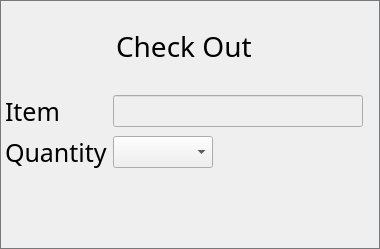
<?xml version="1.0" encoding="UTF-8"?>
<ui version="4.0">
 <class>CheckOutBox</class>
 <widget class="QDialog" name="CheckOutBox">
  <property name="geometry">
   <rect>
    <x>0</x>
    <y>0</y>
    <width>380</width>
    <height>249</height>
   </rect>
  </property>
  <property name="font">
   <font>
    <pointsize>19</pointsize>
   </font>
  </property>
  <property name="windowTitle">
   <string>Dialog</string>
  </property>
  <property name="styleSheet">
   <string notr="true">QDialog
{
	border: 1px solid #76797C;
}</string>
  </property>
  <layout class="QGridLayout" name="gridLayout">
   <property name="leftMargin">
    <number>5</number>
   </property>
   <property name="topMargin">
    <number>5</number>
   </property>
   <property name="rightMargin">
    <number>5</number>
   </property>
   <property name="bottomMargin">
    <number>5</number>
   </property>
   <item row="10" column="1">
    <widget class="QLabel" name="item_label">
     <property name="font">
      <font>
       <family>Cronus Round</family>
       <pointsize>19</pointsize>
       <weight>50</weight>
       <italic>false</italic>
       <bold>false</bold>
      </font>
     </property>
     <property name="text">
      <string>Item</string>
     </property>
    </widget>
   </item>
   <item row="18" column="1">
    <spacer name="verticalSpacer">
     <property name="orientation">
      <enum>Qt::Vertical</enum>
     </property>
     <property name="sizeType">
      <enum>QSizePolicy::Fixed</enum>
     </property>
     <property name="sizeHint" stdset="0">
      <size>
       <width>20</width>
       <height>20</height>
      </size>
     </property>
    </spacer>
   </item>
   <item row="19" column="1" colspan="4">
    <layout class="QHBoxLayout" name="horizontalLayout_1">
     <property name="spacing">
      <number>15</number>
     </property>
     <property name="topMargin">
      <number>0</number>
     </property>
     <item>
      <spacer name="horizontalSpacer">
       <property name="orientation">
        <enum>Qt::Horizontal</enum>
       </property>
       <property name="sizeHint" stdset="0">
        <size>
         <width>40</width>
         <height>20</height>
        </size>
       </property>
      </spacer>
     </item>
     <item>
      <widget class="TouchButton" name="accept_button">
       <property name="minimumSize">
        <size>
         <width>48</width>
         <height>48</height>
        </size>
       </property>
       <property name="maximumSize">
        <size>
         <width>48</width>
         <height>48</height>
        </size>
       </property>
       <property name="styleSheet">
        <string notr="true">background-color: transparent;
border: 0;</string>
       </property>
       <property name="text">
        <string/>
       </property>
       <property name="icon">
        <iconset resource="../Resource_BY.qrc">
         <normaloff>:/Icons/Icons/GreenCheckIcon_Finished.png</normaloff>:/Icons/Icons/GreenCheckIcon_Finished.png</iconset>
       </property>
       <property name="iconSize">
        <size>
         <width>48</width>
         <height>48</height>
        </size>
       </property>
      </widget>
     </item>
     <item>
      <widget class="TouchButton" name="cancel_button">
       <property name="minimumSize">
        <size>
         <width>48</width>
         <height>48</height>
        </size>
       </property>
       <property name="maximumSize">
        <size>
         <width>48</width>
         <height>48</height>
        </size>
       </property>
       <property name="styleSheet">
        <string notr="true">background-color: transparent;
border: 0;</string>
       </property>
       <property name="text">
        <string/>
       </property>
       <property name="icon">
        <iconset resource="../Resource_BY.qrc">
         <normaloff>:/Icons/Icons/RedCancelIcon_Finished.png</normaloff>:/Icons/Icons/RedCancelIcon_Finished.png</iconset>
       </property>
       <property name="iconSize">
        <size>
         <width>48</width>
         <height>48</height>
        </size>
       </property>
      </widget>
     </item>
    </layout>
   </item>
   <item row="11" column="1">
    <widget class="QLabel" name="qty_label">
     <property name="font">
      <font>
       <family>Cronus Round</family>
       <pointsize>19</pointsize>
      </font>
     </property>
     <property name="text">
      <string>Quantity</string>
     </property>
    </widget>
   </item>
   <item row="9" column="1" colspan="2" alignment="Qt::AlignHCenter">
    <widget class="QLabel" name="title_label">
     <property name="font">
      <font>
       <family>Cronus Round</family>
       <pointsize>21</pointsize>
      </font>
     </property>
     <property name="text">
      <string>Check Out</string>
     </property>
     <property name="margin">
      <number>0</number>
     </property>
    </widget>
   </item>
   <item row="10" column="2">
    <widget class="QLineEdit" name="item_textBox">
     <property name="enabled">
      <bool>false</bool>
     </property>
     <property name="font">
      <font>
       <family>Segoe UI</family>
       <pointsize>15</pointsize>
      </font>
     </property>
     <property name="text">
      <string/>
     </property>
     <property name="maxLength">
      <number>20</number>
     </property>
    </widget>
   </item>
   <item row="11" column="2" alignment="Qt::AlignLeft">
    <widget class="QComboBox" name="qty_combo">
     <property name="font">
      <font>
       <family>Segoe UI</family>
       <pointsize>15</pointsize>
       <weight>50</weight>
       <italic>false</italic>
       <bold>false</bold>
      </font>
     </property>
    </widget>
   </item>
  </layout>
 </widget>
 <customwidgets>
  <customwidget>
   <class>TouchButton</class>
   <extends>QPushButton</extends>
   <header>Widgets/touchButton.h</header>
  </customwidget>
 </customwidgets>
 <resources>
  <include location="../QDarkStylesheet/style.qrc"/>
  <include location="../Resource_BY.qrc"/>
 </resources>
 <connections/>
</ui>
